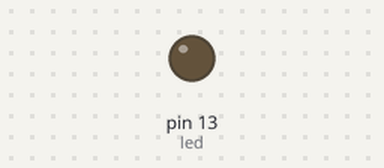
Bench run of a sketch on a simulated Arduino Uno, built with avr-gcc and run on an emulated ATmega328P. Parts: output pins drawn as LEDs (lit = HIGH). What the sketch prints to the serial monitor is not drawn.

Above: at 6.4 s.
At 25.6 s:
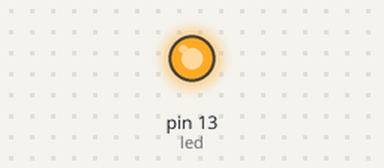
Timing chart, 0 to 66.6 s (numbered marks = the images above):
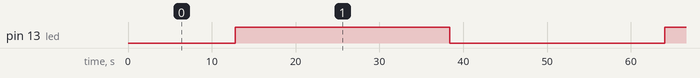

Measured:
- by itself, pin 13 (led): alternates HIGH for 25.6 s and LOW for 25.6 s

The sketch:

Proyecto.ino
```cpp
int led=13;
int t=100;

void setup() {
 Serial.begin(9600);
 pinMode(led,OUTPUT);
}

void loop() {
 Serial.println("Hola mundo");
 for(int i=0; i<256;i++){
  analogWrite(led,i);
  delay (t);
 }

 for(int i=255; i>=0;i--){
  analogWrite(led,i);
  delay (t);
 }
}
```
